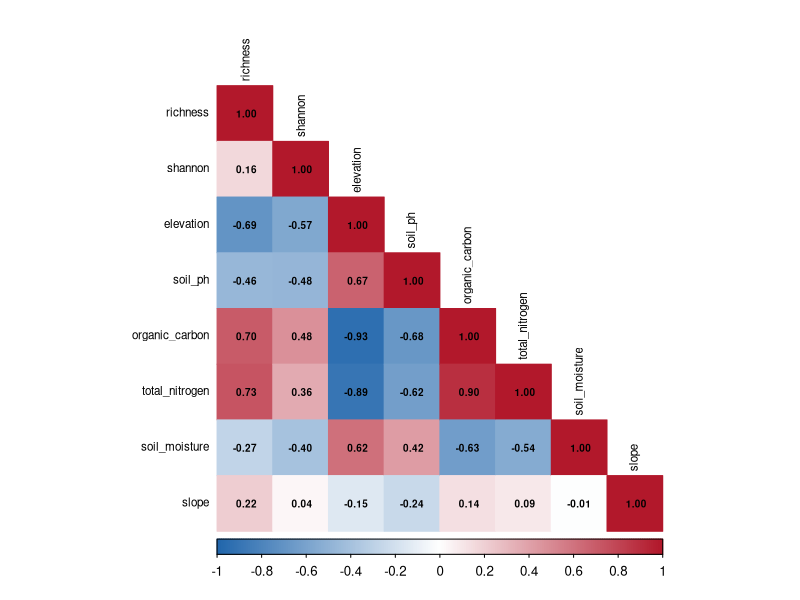
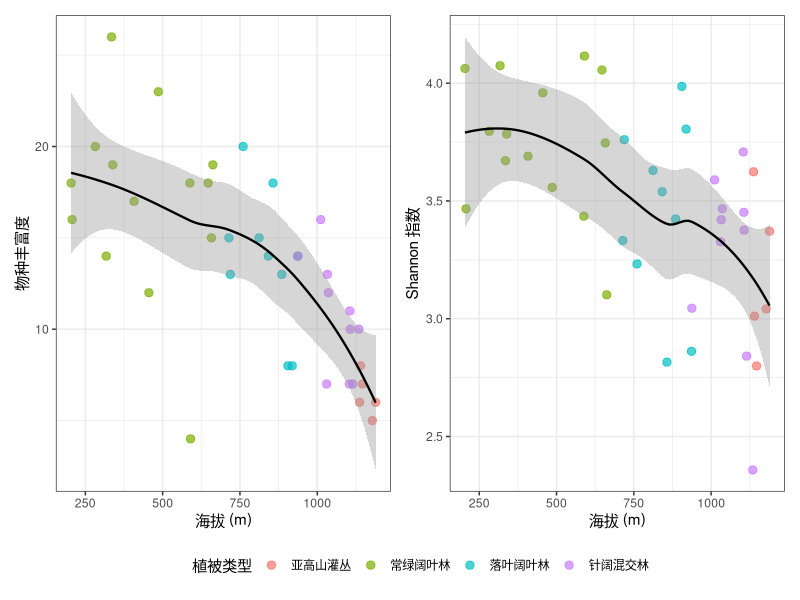
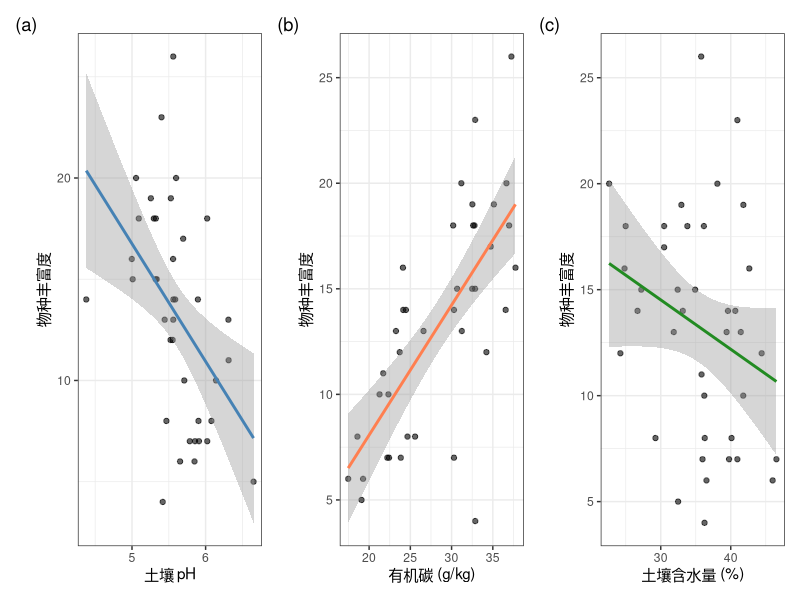
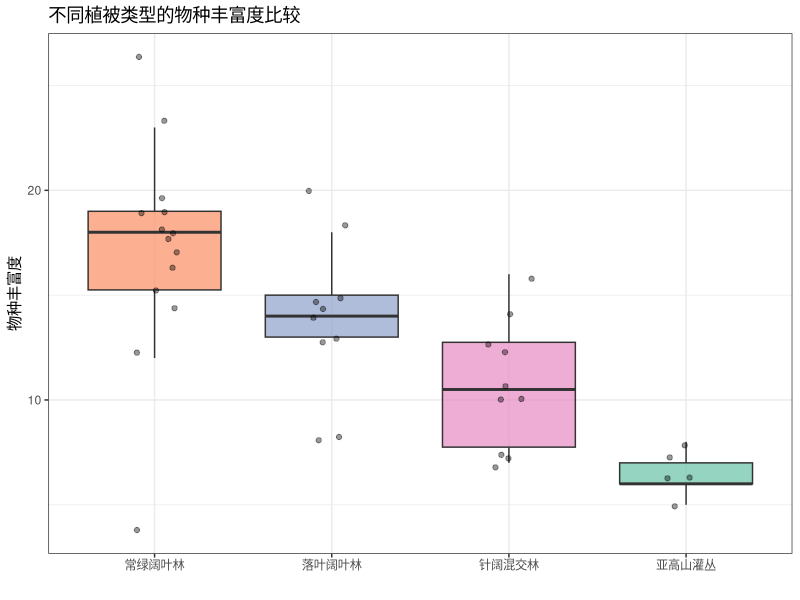

Write R code to recreate these figures, in order.
## ---- chunk 1
library(tidyverse)
library(corrplot)
library(patchwork)
## ---- chunk 2
# 模拟原始数据（实际项目中从 CSV 读取）
set.seed(42)
n <- 40

raw_data <- tibble(
  plot_id = paste0("P", sprintf("%02d", 1:n)),
  elevation = sort(runif(n, 200, 1200)),
  richness = rpois(n, lambda = pmax(5, 20 - 0.01 * sort(runif(n, 200, 1200)))),
  shannon = 1.5 + 0.8 * log(rpois(n, lambda = pmax(5, 20 - 0.01 * sort(runif(n, 200, 1200))))) +
            rnorm(n, 0, 0.2),
  cover_pct = runif(n, 40, 95),
  soil_ph = 5.0 + 0.001 * sort(runif(n, 200, 1200)) + rnorm(n, 0, 0.3),
  organic_carbon = 40 - 0.02 * sort(runif(n, 200, 1200)) + rlnorm(n, 0, 0.3),
  total_nitrogen = (40 - 0.02 * sort(runif(n, 200, 1200)) + rlnorm(n, 0, 0.3)) / 12 + rnorm(n, 0, 0.2),
  soil_moisture = 25 + 0.015 * sort(runif(n, 200, 1200)) + rnorm(n, 0, 5),
  slope = runif(n, 5, 45),
  aspect = sample(c("N", "S", "E", "W"), n, replace = TRUE),
  habitat = c(rep("常绿阔叶林", 15), rep("落叶阔叶林", 10),
              rep("针阔混交林", 10), rep("亚高山灌丛", 5))
)

# 人为加入一些数据质量问题
raw_data$soil_ph[c(5, 22)] <- NA
raw_data$organic_carbon[38] <- -3.2
raw_data$richness[15] <- NA
raw_data$cover_pct[c(10, 30)] <- c(105, -2)

head(raw_data)
## ---- chunk 3
# 检查数据质量
cat("数据维度:", dim(raw_data), "\n")
cat("缺失值:\n")
colSums(is.na(raw_data))

# 清洗流水线
clean_data <- raw_data |>
  # 处理不合理的值
  mutate(
    organic_carbon = if_else(organic_carbon < 0, NA_real_, organic_carbon),
    cover_pct = if_else(cover_pct < 0 | cover_pct > 100, NA_real_, cover_pct)
  ) |>
  # 填充缺失值
  mutate(
    soil_ph = replace_na(soil_ph, median(soil_ph, na.rm = TRUE)),
    organic_carbon = replace_na(organic_carbon, median(organic_carbon, na.rm = TRUE)),
    cover_pct = replace_na(cover_pct, median(cover_pct, na.rm = TRUE))
  ) |>
  # 删除物种数缺失的行（核心变量不填充）
  filter(!is.na(richness)) |>
  # 计算衍生变量
  mutate(
    cn_ratio = organic_carbon / total_nitrogen,
    elev_band = cut(elevation, breaks = c(0, 400, 700, 1000, 1500),
                    labels = c("低海拔", "中低海拔", "中高海拔", "高海拔")),
    log_biomass = log(organic_carbon)
  )

cat("\n清洗后:", nrow(clean_data), "行\n")
summary(clean_data |> select(where(is.numeric)))
## ---- chunk 4
clean_data |>
  group_by(habitat) |>
  summarise(
    n = n(),
    richness_mean = round(mean(richness), 1),
    richness_sd = round(sd(richness), 1),
    shannon_mean = round(mean(shannon), 2),
    ph_mean = round(mean(soil_ph), 2),
    oc_mean = round(mean(organic_carbon), 1)
  )
## ---- chunk 5
#| fig-width: 8
#| fig-asp: 0.8

cor_vars <- clean_data |>
  select(richness, shannon, elevation, soil_ph, organic_carbon,
         total_nitrogen, soil_moisture, slope)

corrplot(cor(cor_vars, use = "complete.obs"),
         method = "color", type = "lower",
         addCoef.col = "black", number.cex = 0.6,
         tl.col = "black", tl.cex = 0.7,
         col = colorRampPalette(c("#2166ac", "white", "#b2182b"))(200))
## ---- chunk 6
#| fig-width: 10
#| fig-asp: 0.4

p1 <- ggplot(clean_data, aes(x = elevation, y = richness)) +
  geom_point(aes(color = habitat), size = 2.5, alpha = 0.7) +
  geom_smooth(method = "loess", color = "black", linewidth = 0.8) +
  labs(x = "海拔 (m)", y = "物种丰富度", color = "植被类型") +
  theme_bw()

p2 <- ggplot(clean_data, aes(x = elevation, y = shannon)) +
  geom_point(aes(color = habitat), size = 2.5, alpha = 0.7) +
  geom_smooth(method = "loess", color = "black", linewidth = 0.8) +
  labs(x = "海拔 (m)", y = "Shannon 指数", color = "植被类型") +
  theme_bw()

p1 + p2 + plot_layout(guides = "collect") &
  theme(legend.position = "bottom")
## ---- chunk 7
#| fig-width: 10
#| fig-asp: 0.35

p_ph <- ggplot(clean_data, aes(x = soil_ph, y = richness)) +
  geom_point(alpha = 0.6) +
  geom_smooth(method = "lm", color = "steelblue") +
  labs(x = "土壤 pH", y = "物种丰富度") +
  theme_bw()

p_oc <- ggplot(clean_data, aes(x = organic_carbon, y = richness)) +
  geom_point(alpha = 0.6) +
  geom_smooth(method = "lm", color = "coral") +
  labs(x = "有机碳 (g/kg)", y = "物种丰富度") +
  theme_bw()

p_moist <- ggplot(clean_data, aes(x = soil_moisture, y = richness)) +
  geom_point(alpha = 0.6) +
  geom_smooth(method = "lm", color = "forestgreen") +
  labs(x = "土壤含水量 (%)", y = "物种丰富度") +
  theme_bw()

p_ph + p_oc + p_moist +
  plot_annotation(tag_levels = "a", tag_prefix = "(", tag_suffix = ")")
## ---- chunk 8
ggplot(clean_data, aes(x = reorder(habitat, -richness), y = richness, fill = habitat)) +
  geom_boxplot(alpha = 0.7, outlier.shape = NA) +
  geom_jitter(width = 0.15, alpha = 0.4, size = 1.5) +
  labs(x = "", y = "物种丰富度",
       title = "不同植被类型的物种丰富度比较") +
  scale_fill_brewer(palette = "Set2") +
  theme_bw() +
  theme(legend.position = "none")
## ---- chunk 9
# 线性回归：物种丰富度 ~ 海拔
model <- lm(richness ~ elevation + soil_ph + organic_carbon + soil_moisture, data = clean_data)
summary(model)
## ---- chunk 10
# 方差分析：不同植被类型的物种丰富度差异
anova_result <- aov(richness ~ habitat, data = clean_data)
summary(anova_result)
